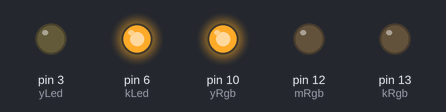
Bench run of a sketch on a simulated Arduino Uno, built with avr-gcc and run on an emulated ATmega328P. On the bench: output pins drawn as LEDs (lit = HIGH).

Above: at 2.5 s.
At 9.5 s:
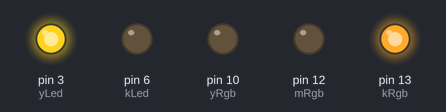
At 13.0 s:
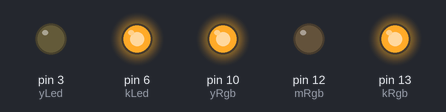
Timing chart, 0 to 18.2 s (numbered marks = the images above):
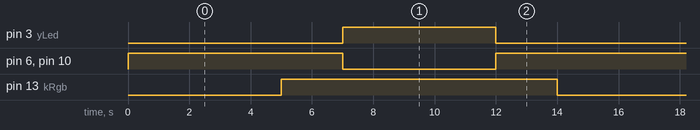

Measured:
- by itself, pin 3 (yLed): alternates HIGH for 5.0 s and LOW for 9.0 s
- by itself, pin 6 (kLed), pin 10 (yRgb): repeats every 14.0 s: LOW 5.0 s, HIGH 9.0 s
- by itself, pin 13 (kRgb): alternates HIGH for 9.0 s and LOW for 5.0 s

The sketch:

9-trafikLambasi.ino
```cpp
/*
   Hazırlayan Levent TOPAKTAŞ
   Bu uygulamamız RGB led ile araç trafik ışığı
   kırmızı ve yeşil led ile de yaya trafik ışığı
   kontrol ettiğimiz bir çalışma
*/

// Önce led pinlerini tanımlayalım.
const byte kRgb = 13;
const byte mRgb = 12;
const byte yRgb = 10;
const byte kLed = 6;
const byte yLed = 3;

void setup() {
  pinMode(kRgb, OUTPUT);
  pinMode(mRgb, OUTPUT);
  pinMode(yRgb, OUTPUT);
  pinMode(kLed, OUTPUT);
  pinMode(yLed, OUTPUT);
  // mavi renge ihtiyacımız olmayacak
  digitalWrite(mRgb, 0);
}

void loop() {
/* Trafik ışığı için süre ayarlamamız gerekiyor.
 * Araçlara kırmızı 5sn, sarı 2 sn, yeşil 5sn yansın7.
 * Bu durumda yayalara da kırmızı 7 sn, yeşil 5sn kadar yanacak.*/
digitalWrite(kLed,HIGH); //Yaya kırmızı
digitalWrite(yRgb,HIGH); //Araç yeşil
digitalWrite(kRgb,LOW);
delay(5000);
digitalWrite(kRgb,HIGH); // Araç sarı
delay(2000);
digitalWrite(yRgb,LOW); //Araç kımızı
digitalWrite(kLed,LOW); // Yaya yeşil
digitalWrite(yLed,HIGH);
delay(5000);
digitalWrite(yLed,LOW); //Araç sarı
digitalWrite(kLed,HIGH); //Yaya kırmızı
digitalWrite(yRgb,HIGH);
digitalWrite(kRgb,HIGH);
delay(2000);
}
```
